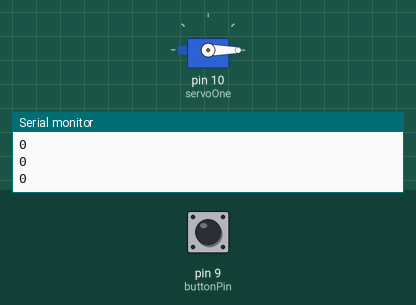
This sketch was run on a simulated Arduino Uno, built with avr-gcc and run on an emulated ATmega328P. Parts: servo, the last lines printed to the serial monitor. The inputs (shaded band) are chosen by the test bench; at power-on: pin 9 (buttonPin) HIGH.

Above: at 1.2 s.
1.3 s: pin 9 (buttonPin) pulled LOW for 0.15 s
At 1.6 s:
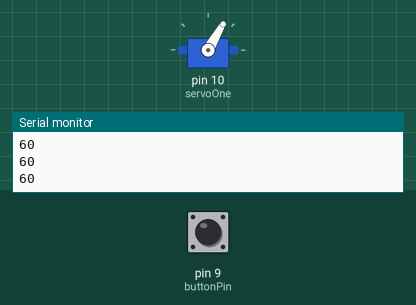
Timing chart, 0 to 4.3 s (numbered marks = the images above; inputs shaded):
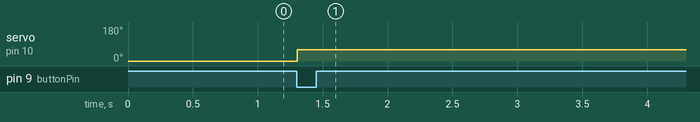

Measured:
- after the input at 1.3 s, servo on pin 10 (servoOne): 0° → 60° at once

The sketch:

ButIncr.ino
```cpp
/*
 *
 * Code adapted from Jeremy Rigor -
 * https://arduino.stackexchange.com/questions/17536/controlling-servo-motors-with-push-button-problem-though
 */
#include <Servo.h>

const int buttonPin = 9;
const int servoPin = 10;

int buttonState = 0;
int directionState = 0;

Servo servoOne;

int pos = 0;

void setup()
{
  Serial.begin(9600);
  servoOne.attach(10);
  servoOne.write(directionState);
  pinMode(buttonPin, INPUT);
}

void loop()
{
 Serial.println(pos);
 buttonState = digitalRead(buttonPin);

    if(buttonState == LOW && servoOne.read() <= 60)
    {
      for(pos = 0; pos < 60; pos=pos+1);
      servoOne.write(pos);

    }
    else if(buttonState == LOW)
    {
        for(pos = 60; pos > 0; pos=pos-1);
         servoOne.write(pos);
    }

}
```
